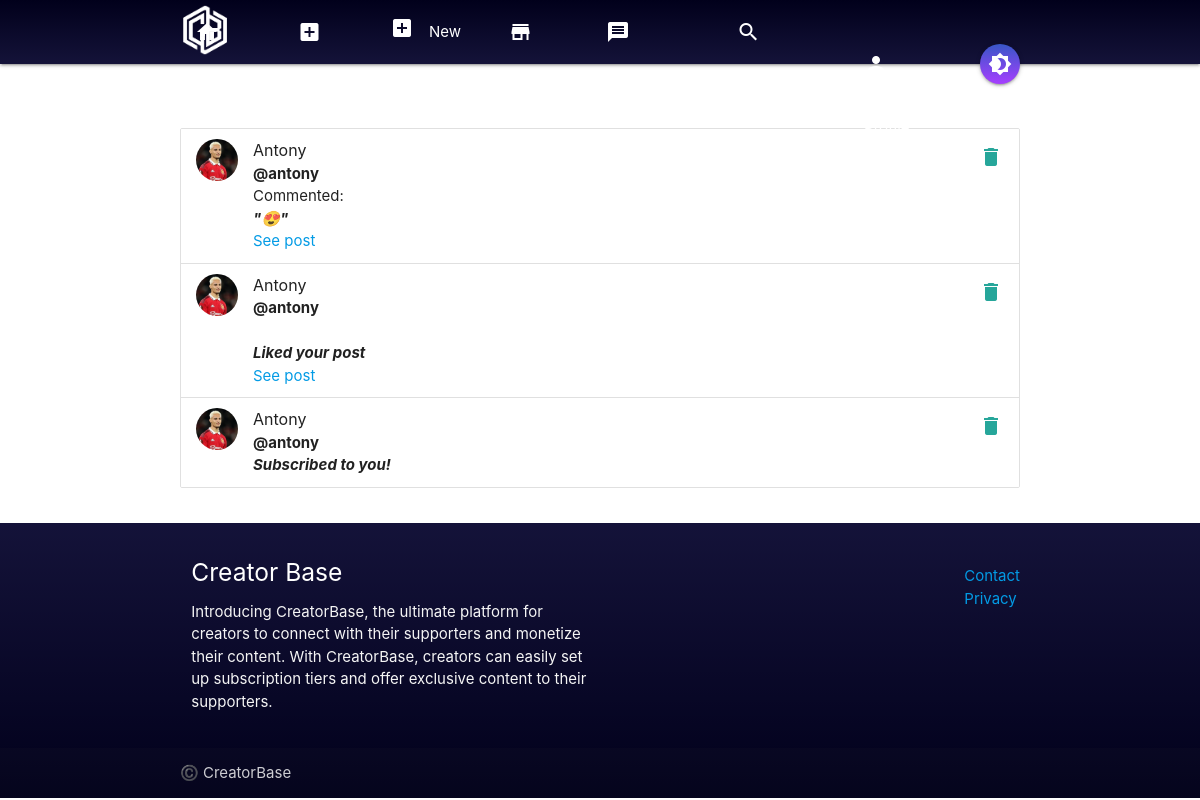
The app's page /notifications/ (signed in) with its own data.
### notifications/models.py (models this page shows)
class Notification(models.Model):
    NOTIFICATION_TYPES = ((1, 'Like'), (2, 'Comment'), (3, 'Subscribed'))
    post = models.ForeignKey('post.Post', on_delete=models.CASCADE, related_name='noti_post', blank=True, null=True)
    sender = models.ForeignKey(User, on_delete=models.CASCADE, related_name='noti_from_user')
    user = models.ForeignKey(User, on_delete=models.CASCADE, related_name='noti_to_user')
    notification_type = models.IntegerField(choices=NOTIFICATION_TYPES)
    text_preview = models.CharField(max_length=50, blank=True)
    date = models.DateTimeField(auto_now_add=True)
    is_seen = models.BooleanField(default=False)

### account/models.py (models this page shows, shortened)
class Profile(models.Model):
	user = models.OneToOneField(User, on_delete=models.CASCADE, related_name='profile')
	location = models.CharField(max_length=50, null=True, blank=True)
	url = models.CharField(max_length=80, null=True, blank=True)
	profile_info = models.TextField(max_length=150, null=True, blank=True)
	created = models.DateField(auto_now_add=True)
	picture = models.ImageField(upload_to=user_directory_path_profile, blank=True, null=True, verbose_name='Picture')
	banner = models.ImageField(upload_to=user_directory_path_banner, blank=True, null=True, verbose_name='Banner')

class User(AbstractUser):
    is_admin= models.BooleanField('Is admin', default=False)
    is_creator = models.BooleanField('Is creator', default=False)
    is_supporter = models.BooleanField('Is supporter', default=False)

### notifications/views.py (the view)
# urls.py: path('', ShowNotifications, name='show-notifications'),
def ShowNotifications(request):
    user = request.user
    notifications = Notification.objects.filter(user=user).order_by('-date')
    Notification.objects.filter(user=user, is_seen=False).update(is_seen=True)
    context = {
        'notifications': notifications
    }
    return render(request, 'notifications.html', context)

### account/views.py (called while the page is built)
def SideNavInfo(request):
	user = request.user
	nav_profile = None
	fans = None
	follows = None
	if user.is_authenticated:
		nav_profile = Profile.objects.get(user=user)
		fans = Subscription.objects.filter(subscribed=user).count()
		follows = Subscription.objects.filter(subscriber=user).count()
	return {'nav_profile': nav_profile, 'fans': fans, 'follows': follows}

### direct/views.py (called while the page is built)
def CheckDirects(request):
    directs_count = 0
    if request.user.is_authenticated:
        directs_count = Message.objects.filter(user=request.user, is_read=False).count()
    return {'directs_count': directs_count}

### notifications/views.py (called while the page is built)
def CountNotifications(request):
    count_notifications = None
    if request.user.is_authenticated:
        count_notifications = Notification.objects.filter(user=request.user, is_seen=False).count()
    return {'count_notifications': count_notifications}

### creator_base/templates/notifications.html (shortened to what this page needs)
{% extends 'base.html' %}
{% load static %}
{% block content %}
<ul class="collection">
{% for notification in notifications %}
    {% if notification.notification_type == 1 %}
            <li class="collection-item avatar">
            {% if notification.sender.profile.picture %}
                <img src="{{ notification.sender.profile.picture.url }}" class="circle responsive-img">
            {% else %}
                <img src="{% static 'img/no_avatar.jpg' %}" class="circle responsive-img">
            {% endif %}
                <span class="title">{{ notification.sender.first_name }} {{ notification.sender.last_name }}</span>
                <p><b>@{{ notification.sender.username }}</b></p>
                <a href="{% url 'delete-notification' notification.id %}" class="secondary-content"><i class="material-icons">delete</i></a>
                <br>
                <p style="font-style: italic;"><b>Liked your post</b></p>
                <a href="{% url 'postdetails' notification.post.id %}">See post</a>
            </li>
    {% elif notification.notification_type == 2 %}
        <li class="collection-item avatar">
        {% if notification.sender.profile.picture %}
            <img src="{{ notification.sender.profile.picture.url }}" class="circle responsive-img">
        {% else %}
            <img src="{% static 'img/no_avatar.jpg' %}" class="circle responsive-img">
        {% endif %}
            <span class="title">{{ notification.sender.first_name }} {{ notification.sender.last_name }}</span>
            <p><b>@{{ notification.sender.username }}</b></p>
            <a href="{% url 'delete-notification' notification.id %}" class="secondary-content"><i class="material-icons">delete</i></a>
            <p>Commented: </p>
            <p style="font-style: italic;"><b>"{{ notification.text_preview }}"</b></p>
            <a href="{% url 'postdetails' notification.post.id %}">See post</a>
        </li>
    {% else %}
    <li class="collection-item avatar">
        {% if notification.sender.profile.picture %}
            <img src="{{ notification.sender.profile.picture.url }}" class="circle responsive-img">
        {% else %}
            <img src="{% static 'img/no_avatar.jpg' %}" class="circle responsive-img">
        {% endif %}
            <span class="title">{{ notification.sender.first_name }} {{ notification.sender.last_name }}</span>
            <p><b>@{{ notification.sender.username }}</b></p>
            <a href="{% url 'delete-notification' notification.id %}" class="secondary-content"><i class="material-icons">delete</i></a>
            <p style="font-style: italic;"><b>Subscribed to you!</b></p>
        </li>
    {% endif %}
{% endfor %}
</ul>
{% endblock %}

### records on screen
Notification: sender.profile.picture (placeholder picture), sender.first_name "Antony", sender.username "antony", text_preview "😍"
Notification: sender.profile.picture (placeholder picture), sender.first_name "Antony", sender.username "antony"
Notification: sender.profile.picture (placeholder picture), sender.first_name "Antony", sender.username "antony"
